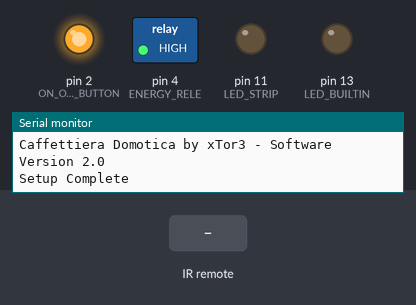
This sketch was run on a simulated Arduino Uno, built with avr-gcc and run on an emulated ATmega328P. Shown: switched loads named in the sketch (green lamp = pin HIGH), output pins drawn as LEDs (lit = HIGH), the last lines printed to the serial monitor. The test bench sets the inputs (shaded band).

Above: at 1.2 s.
1.3 s: infrared code 0x10C841BE received
At 2.5 s:
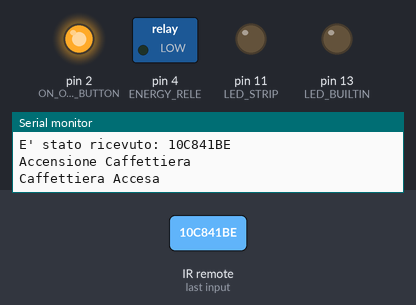
3.5 s: infrared code 0x10C8FF00 received
At 4.7 s:
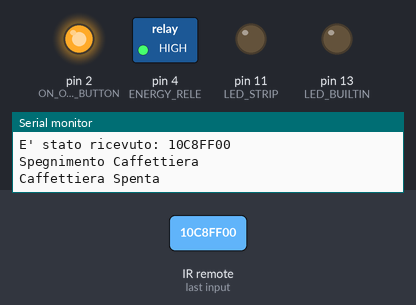
5.0 s: infrared code 0x10C8E11E received
At 6.0 s:
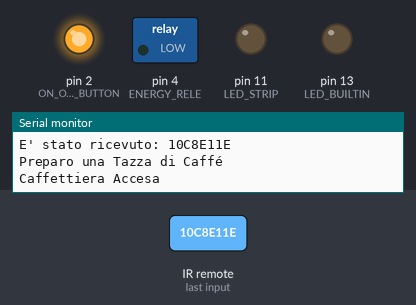
Timing chart, 0 to 17.0 s (numbered marks = the images above; inputs shaded):
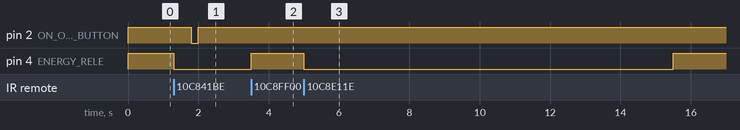

The sketch:

main.ino
```cpp
//Last Edit: 14/07/2021

#include <IRremote.h>


#define RECV_PIN 6
IRrecv irrecv(RECV_PIN);
decode_results results;

#define CODICE_ACCENSIONE 281559486         //10C8FF00
#define CODICE_SPEGNIMENTO 281607936        //10C841BE
#define CODICE_ONE_CUP 281600286            //10C8E11E

#define ON_OFF_BUTTON 2
#define ENERGY_RELE 4
#define LED_STRIP 11

bool stato_caffettiera = 0;
unsigned long timer_rele_switch = 0;
#define DELAY_ACCENSIONE_CAFFETTIERA 500 //ms
#define DELAY_PRESSIONE_TASTO 200 //ms

bool accendi_caffettiera = 0;
bool spegni_caffettiera = 0;
int tazze_da_versare = 0;

bool conta_tempo = 0;

unsigned long timer_caffettiera = 0;

//DELAY:
#define DELAY_ONE_CUP 10500 //ms


void setup() {
  Serial.begin(115200);

  Serial.println();
  Serial.println("Caffettiera Domotica by xTor3 - Software Version 2.0");

  irrecv.enableIRIn();

  pinMode(LED_BUILTIN ,OUTPUT);

  pinMode(ENERGY_RELE, OUTPUT);
  pinMode(ON_OFF_BUTTON, OUTPUT);
  pinMode(LED_STRIP, OUTPUT);

  digitalWrite(ENERGY_RELE, HIGH);
  digitalWrite(ON_OFF_BUTTON, HIGH);
  digitalWrite(LED_STRIP, LOW);

  Serial.println("Setup Complete");
  Serial.println();
}

void loop() {
  if(irrecv.decode(&results)){
    Serial.println();
    Serial.print("E' stato ricevuto: ");
    Serial.println(results.value, HEX);


    //On Command:
    if(results.value == CODICE_ACCENSIONE){
      Serial.println("Accensione Caffettiera");
      accendi_caffettiera = 1;
      timer_rele_switch = millis();
    }

    //Off Command:
    else if(results.value == CODICE_SPEGNIMENTO){
      Serial.println("Spegnimento Caffettiera");
      spegni_caffettiera = 1;
    }

    //1Cup Command:
    else if(results.value == CODICE_ONE_CUP){
      Serial.println("Preparo una Tazza di Caffé");
      accendi_caffettiera = 1;
      tazze_da_versare = 1;
    }

    irrecv.resume(); // Receive the next value
  }


  if(accendi_caffettiera && !stato_caffettiera){
    if(switch_coffe_maker_state()){
      Serial.println("Caffettiera Accesa");
      accendi_caffettiera = 0;
    }
  }

  else if(spegni_caffettiera && stato_caffettiera){
    if(switch_coffe_maker_state()){
      Serial.println("Caffettiera Spenta");
      spegni_caffettiera = 0;
    }
  }

  else if(stato_caffettiera && tazze_da_versare > 0){
    if(!conta_tempo){
      timer_caffettiera = millis();
      conta_tempo = 1;
    }
    switch(tazze_da_versare){
      case 1:
        if(versa_caffe(DELAY_ONE_CUP)){
          Serial.print("Ho finito di versare ");
          Serial.print(tazze_da_versare);
          if(tazze_da_versare == 1) Serial.println("Tazza");
          else Serial.println("Tazze");
          spegni_caffettiera = 1;
          tazze_da_versare = 0;
          conta_tempo = 0;
        }
        break;
    }
  }
  else if(!stato_caffettiera){
    tazze_da_versare = 0;
  }

}


bool versa_caffe(unsigned long timer_var){
  if((millis() - timer_caffettiera) >= timer_var){
    return 1;
  }
  else{
    return 0;
  }
}


bool switch_coffe_maker_state(void){
  if(!stato_caffettiera){
    digitalWrite(ENERGY_RELE, LOW);
    if((millis() - timer_rele_switch) >= DELAY_ACCENSIONE_CAFFETTIERA){
      digitalWrite(ON_OFF_BUTTON, LOW);
      if((millis() - timer_rele_switch) >= DELAY_ACCENSIONE_CAFFETTIERA + DELAY_PRESSIONE_TASTO){
        digitalWrite(ON_OFF_BUTTON, HIGH);
        timer_rele_switch = millis();
        stato_caffettiera = 1;
        return 1;
      }
    }
    else return 0;
  }
  else{
    digitalWrite(ENERGY_RELE, HIGH);
    stato_caffettiera = 0;
    return 1;
  }
}
```

Measured:
- after the input at 1.3 s, pin 2 (ON_OFF_BUTTON): HIGH → LOW after 0.50 s, → HIGH 0.20 s later; pin 4 (ENERGY_RELE): HIGH → LOW at once
- after the input at 3.5 s, pin 4 (ENERGY_RELE): LOW → HIGH at once
- after the input at 5.0 s, pin 4 (ENERGY_RELE): HIGH → LOW at once, → HIGH 10.5 s later
